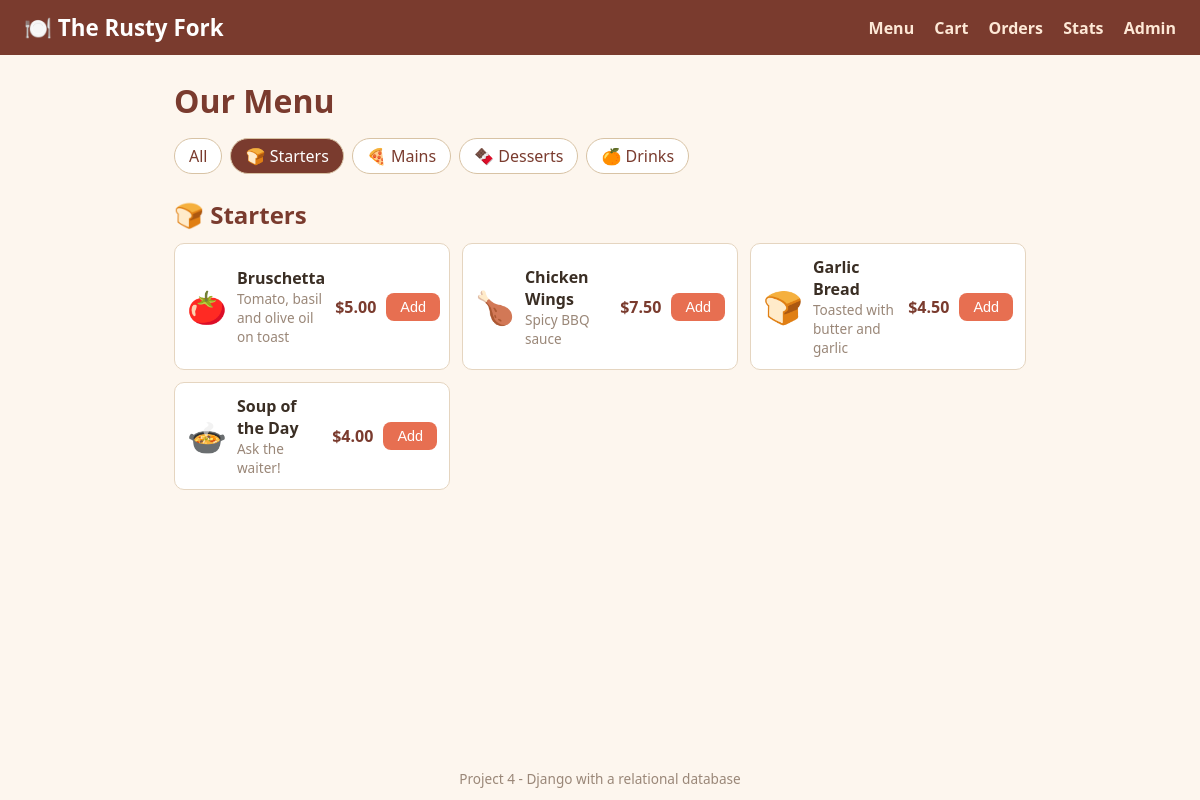
Screenshot of /?cat=1 with the database file from the repository.
### menu/models.py (models this page shows, shortened)
class Category(models.Model):
    name = models.CharField(max_length=50)
    emoji = models.CharField(max_length=10, blank=True)
    order = models.PositiveIntegerField(default=0)
    class Meta:
        ordering = ["order", "name"]
        verbose_name_plural = "Categories"

class MenuItem(models.Model):
    category = models.ForeignKey(
        Category, on_delete=models.CASCADE, related_name="items"
    )
    name = models.CharField(max_length=50)
    description = models.TextField(blank=True)
    price = models.DecimalField(max_digits=6, decimal_places=2)
    emoji = models.CharField(max_length=10, blank=True)
    available = models.BooleanField(default=True)
    class Meta:
        ordering = ["category__order", "name"]

### menu/views.py (the view)
# urls.py: path("", views.menu, name="menu"),
def menu(request):
    selected = request.GET.get("cat")
    items = MenuItem.objects.filter(available=True)
    if selected:
        items = items.filter(category_id=selected)
    categories = Category.objects.all()
    items_by_category = {}
    for category in categories:
        group = [i for i in items if i.category_id == category.id]
        if group:
            items_by_category[category] = group
    return render(request, "menu/menu.html", {
        "categories": categories,
        "items_by_category": items_by_category,
        "selected": selected,
        "cart_count": _cart_count(_cart(request)),
    })

### menu/views.py (called while the page is built)
def _cart(request):
    return request.session.setdefault(CART_KEY, {})

def _cart_count(cart):
    return sum(cart.values())

### menu/templates/menu/menu.html (shortened to what this page needs)
{% extends "base.html" %}
{% block content %}
<h1>Our Menu</h1>
<div class="filters">
    <a href="{% url 'menu' %}" class="{% if not selected %}active{% endif %}">All</a>
    {% for category in categories %}
        <a href="{% url 'menu' %}?cat={{ category.id }}" class="{% if selected == category.id|stringformat:'s' %}active{% endif %}">
            {{ category.emoji }} {{ category.name }}
        </a>
    {% endfor %}
</div>
{% for category, items in items_by_category.items %}
    <section class="category">
        <h2>{{ category.emoji }} {{ category.name }}</h2>
        <div class="items">
            {% for item in items %}
                <div class="item">
                    <span class="emoji">{{ item.emoji }}</span>
                    <div class="info">
                        <h3>{{ item.name }}</h3>
                        <p>{{ item.description }}</p>
                    </div>
                    <div class="price">${{ item.price }}</div>
                    <form method="post" action="{% url 'cart' %}">
                        <button type="submit">Add</button>
                    </form>
                </div>
            {% endfor %}
        </div>
    </section>
{% empty %}
    <p class="empty">No items here yet. Check the admin to add some.</p>
{% endfor %}
{% endblock %}

### menu/static/menu/css/style.css (style rules this page uses)
* { box-sizing: border-box; margin: 0; padding: 0; }
body { font-family: "Segoe UI", Tahoma, sans-serif; background: #fdf6ee; color: #3a2e24; display: flex; flex-direction: column; min-height: 100vh; }
h1 { margin-bottom: 16px; color: #7a3b2e; }
h2 { margin: 24px 0 12px; color: #7a3b2e; }
.filters { display: flex; gap: 8px; flex-wrap: wrap; margin-bottom: 20px; }
.filters a { padding: 6px 14px; background: #fff; border: 1px solid #d8c3a5; border-radius: 999px; color: #7a3b2e; text-decoration: none; }
.filters a.active { background: #7a3b2e; color: #fff; }
.items { display: grid; grid-template-columns: repeat(auto-fill, minmax(260px, 1fr)); gap: 12px; }
.item { background: #fff; border: 1px solid #e5d5c0; border-radius: 10px; padding: 12px; display: flex; align-items: center; gap: 10px; }
.item .emoji { font-size: 2rem; }
.item .info { flex: 1; }
.item h3 { font-size: 1rem; }
.item p { font-size: 0.85rem; color: #9a8778; }
.price { font-weight: bold; color: #7a3b2e; white-space: nowrap; }
button, .button { background: #e76f51; color: #fff; border: none; border-radius: 8px; padding: 6px 14px; cursor: pointer; font-size: 0.9rem; text-decoration: none; display: inline-block; }
a { color: #7a3b2e; }

### rows the page displays
Category: emoji "🍞", name "Starters"
Category: emoji "🍕", name "Mains"
Category: emoji "🍫", name "Desserts"
Category: emoji "🍊", name "Drinks"
MenuItem: emoji "🍅", name "Bruschetta", description "Tomato, basil and olive oil on toast", price "5.00"
MenuItem: emoji "🍗", name "Chicken Wings", description "Spicy BBQ sauce", price "7.50"
MenuItem: emoji "🍞", name "Garlic Bread", description "Toasted with butter and garlic", price "4.50"
MenuItem: emoji "🍲", name "Soup of the Day", description "Ask the waiter!", price "4.00"
